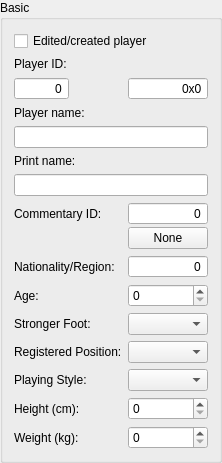
      <widget class="QGroupBox" name="boxBasic">
       <property name="title">
        <string>Basic</string>
       </property>
       <layout class="QFormLayout" name="formLayout_2">
        <item row="0" column="0" colspan="2">
         <widget class="QCheckBox" name="chbEditedCreatedPlayer">
          <property name="text">
           <string>Edited/created player</string>
          </property>
         </widget>
        </item>
        <item row="1" column="0" colspan="2">
         <widget class="QLabel" name="lblPlayerId">
          <property name="text">
           <string>Player ID:</string>
          </property>
         </widget>
        </item>
        <item row="2" column="0">
         <widget class="QSpinBox" name="spxPlayerId">
          <property name="alignment">
           <set>Qt::AlignRight|Qt::AlignTrailing|Qt::AlignVCenter</set>
          </property>
          <property name="readOnly">
           <bool>true</bool>
          </property>
          <property name="buttonSymbols">
           <enum>QAbstractSpinBox::NoButtons</enum>
          </property>
          <property name="minimum">
           <number>-2147483647</number>
          </property>
          <property name="maximum">
           <number>2147483647</number>
          </property>
          <property name="value">
           <number>0</number>
          </property>
         </widget>
        </item>
        <item row="2" column="1">
         <widget class="QSpinBox" name="spxPlayerIdHex">
          <property name="enabled">
           <bool>true</bool>
          </property>
          <property name="alignment">
           <set>Qt::AlignRight|Qt::AlignTrailing|Qt::AlignVCenter</set>
          </property>
          <property name="readOnly">
           <bool>true</bool>
          </property>
          <property name="buttonSymbols">
           <enum>QAbstractSpinBox::NoButtons</enum>
          </property>
          <property name="prefix">
           <string notr="true">0x</string>
          </property>
          <property name="minimum">
           <number>0</number>
          </property>
          <property name="maximum">
           <number>0</number>
          </property>
          <property name="displayIntegerBase">
           <number>16</number>
          </property>
         </widget>
        </item>
        <item row="3" column="0" colspan="2">
         <widget class="QLabel" name="lblPlayerName">
          <property name="text">
           <string>Player name:</string>
          </property>
         </widget>
        </item>
        <item row="4" column="0" colspan="2">
         <widget class="QLineEdit" name="ldtPlayerName">
          <property name="maxLength">
           <number>45</number>
          </property>
         </widget>
        </item>
        <item row="5" column="0" colspan="2">
         <widget class="QLabel" name="lblPrintName">
          <property name="text">
           <string>Print name:</string>
          </property>
         </widget>
        </item>
        <item row="6" column="0" colspan="2">
         <widget class="QLineEdit" name="ldtPrintName">
          <property name="maxLength">
           <number>15</number>
          </property>
         </widget>
        </item>
        <item row="7" column="0">
         <widget class="QLabel" name="lblCommentaryId">
          <property name="text">
           <string>Commentary ID:</string>
          </property>
         </widget>
        </item>
        <item row="8" column="0">
         <widget class="QLabel" name="lblNationalityRegion">
          <property name="text">
           <string>Nationality/Region:</string>
          </property>
         </widget>
        </item>
        <item row="8" column="1">
         <widget class="QSpinBox" name="spxNationalityRegion">
          <property name="alignment">
           <set>Qt::AlignRight|Qt::AlignTrailing|Qt::AlignVCenter</set>
          </property>
          <property name="buttonSymbols">
           <enum>QAbstractSpinBox::NoButtons</enum>
          </property>
          <property name="minimum">
           <number>0</number>
          </property>
          <property name="maximum">
           <number>65535</number>
          </property>
          <property name="value">
           <number>0</number>
          </property>
         </widget>
        </item>
        <item row="9" column="0">
         <widget class="QLabel" name="lblAge">
          <property name="text">
           <string>Age:</string>
          </property>
         </widget>
        </item>
        <item row="9" column="1">
         <widget class="QSpinBox" name="spxAge">
          <property name="maximum">
           <number>63</number>
          </property>
         </widget>
        </item>
        <item row="10" column="0">
         <widget class="QLabel" name="lblStrongerFoot">
          <property name="text">
           <string>Stronger Foot:</string>
          </property>
         </widget>
        </item>
        <item row="10" column="1">
         <widget class="QComboBox" name="cbxStrongerFoot"/>
        </item>
        <item row="11" column="0">
         <widget class="QLabel" name="lblRegisteredPosition">
          <property name="text">
           <string>Registered Position:</string>
          </property>
         </widget>
        </item>
        <item row="11" column="1">
         <widget class="QComboBox" name="cbxRegisteredPosition"/>
        </item>
        <item row="12" column="0">
         <widget class="QLabel" name="lblPlayingStyle">
          <property name="text">
           <string>Playing Style:</string>
          </property>
         </widget>
        </item>
        <item row="12" column="1">
         <widget class="QComboBox" name="cbxPlayingStyle"/>
        </item>
        <item row="13" column="0">
         <widget class="QLabel" name="lblHeight">
          <property name="text">
           <string>Height (cm):</string>
          </property>
         </widget>
        </item>
        <item row="13" column="1">
         <widget class="QSpinBox" name="spxHeight">
          <property name="maximum">
           <number>255</number>
          </property>
         </widget>
        </item>
        <item row="14" column="0">
         <widget class="QLabel" name="lblWeight">
          <property name="text">
           <string>Weight (kg):</string>
          </property>
         </widget>
        </item>
        <item row="14" column="1">
         <widget class="QSpinBox" name="spxWeight">
          <property name="maximum">
           <number>255</number>
          </property>
         </widget>
        </item>
        <item row="7" column="1">
         <layout class="QVBoxLayout" name="verticalLayout">
          <property name="spacing">
           <number>2</number>
          </property>
          <item>
           <widget class="QSpinBox" name="spxCommentaryId">
            <property name="alignment">
             <set>Qt::AlignRight|Qt::AlignTrailing|Qt::AlignVCenter</set>
            </property>
            <property name="buttonSymbols">
             <enum>QAbstractSpinBox::NoButtons</enum>
            </property>
            <property name="minimum">
             <number>-2147483647</number>
            </property>
            <property name="maximum">
             <number>2147483647</number>
            </property>
            <property name="value">
             <number>0</number>
            </property>
           </widget>
          </item>
          <item>
           <widget class="QPushButton" name="btnCommentaryNone">
            <property name="text">
             <string>None</string>
            </property>
           </widget>
          </item>
         </layout>
        </item>
       </layout>
      </widget>
